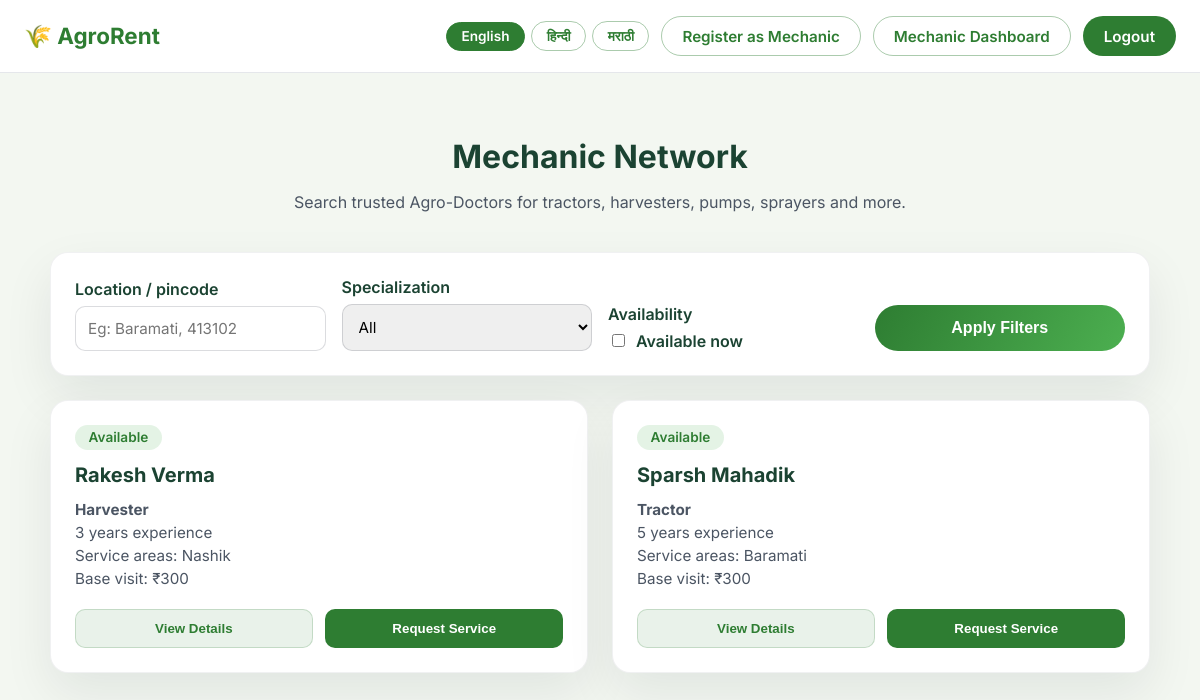
Screenshot of /mechanics (signed in) with the database file from the repository.
### tables this page shows
CREATE TABLE mechanics (
            id INTEGER PRIMARY KEY AUTOINCREMENT,
            user_id INTEGER,
            full_name TEXT NOT NULL,
            phone TEXT NOT NULL,
            email TEXT,
            experience_years INTEGER,
            specialization TEXT NOT NULL,
            service_locations TEXT NOT NULL,
            base_charge REAL NOT NULL,
            description TEXT,
            is_available INTEGER DEFAULT 1,
            created_at TIMESTAMP DEFAULT CURRENT_TIMESTAMP,
            updated_at TIMESTAMP DEFAULT CURRENT_TIMESTAMP,
            FOREIGN KEY (user_id) REFERENCES users(id)
        );

### app.py (the view)
@app.route('/mechanics')
def mechanics_list():
    search = request.args.get('q', '').strip()
    specialization = request.args.get('specialization', '').strip()
    available_only = request.args.get('available_only', '').strip().lower() in ('true', '1', 'on')
    query = 'SELECT * FROM mechanics WHERE 1=1'
    params = []
    if search:
        query += ' AND (LOWER(service_locations) LIKE ? OR LOWER(full_name) LIKE ?)'
        like_term = f'%{search.lower()}%'
        params.extend([like_term, like_term])
    if specialization and specialization in MECHANIC_SPECIALIZATIONS:
        query += ' AND specialization = ?'
        params.append(specialization)
    if available_only:
        query += ' AND is_available = 1'
    query += ' ORDER BY created_at DESC'
    conn = get_db()
    mechanics = conn.execute(query, params).fetchall()
    conn.close()
    return render_template(
        'mechanics_list.html',
        mechanics=mechanics,
        filters={
            'search': search,
            'specialization': specialization,
            'available_only': available_only
        },
        specializations=MECHANIC_SPECIALIZATIONS
    )

### app.py (called while the page is built)
def get_translations():
    if app.debug:
        return load_translations()
    return TRANSLATIONS

def _get_translation_value(lang, key_parts):
    translations = get_translations()
    data = translations.get(lang, {})
    for part in key_parts:
        if isinstance(data, dict):
            data = data.get(part)
        else:
            data = None
        if data is None:
            break
    if data is None and lang != DEFAULT_LOCALE:
        return _get_translation_value(DEFAULT_LOCALE, key_parts)
    return data

def translate_text(key, locale=None, default=None, **kwargs):
    if not key:
        return ''
    lang = locale or getattr(g, 'current_locale', None) or session.get('lang') or DEFAULT_LOCALE
    parts = key.split('.')
    value = _get_translation_value(lang, parts)
    if value is None:
        value = default if default is not None else _get_translation_value(DEFAULT_LOCALE, parts)
    if value is None:
        value = default if default is not None else key
    if isinstance(value, str) and kwargs:
        try:
            value = value.format(**kwargs)
        except KeyError:
            pass
    return value

@app.context_processor
def inject_translation_helpers():
    return {
        't': translate_text,
        'current_locale': getattr(g, 'current_locale', DEFAULT_LOCALE),
        'supported_languages': SUPPORTED_LANGUAGES,
        'language_names': LANGUAGE_NAMES
    }

def get_db():
    conn = sqlite3.connect(DATABASE)
    conn.row_factory = sqlite3.Row
    return conn

### templates/mechanics_list.html (shortened to what this page needs)
<!DOCTYPE html>
<html lang="{{ current_locale }}">
<head>
    <link rel="stylesheet" href="{{ url_for('static', filename='css/mechanics.css') }}">
</head>
<body>
    <div class="page-wrapper">
        <nav class="simple-nav">
            <div class="nav-container">
                <div class="nav-left">
                    <a href="{{ url_for('index') }}">🌾 {{ t('nav.brand') }}</a>
                </div>
                <div class="nav-actions">
                    <div class="language-switcher" aria-label="{{ t('language.change') }}">
                        {% for code in supported_languages %}
                        <a href="{{ url_for('set_language', lang_code=code) }}"
                           class="language-pill {% if current_locale == code %}active{% endif %}">
                            {{ language_names[code] }}
                        </a>
                        {% endfor %}
                    </div>
                    <a class="nav-link-btn secondary" href="{{ url_for('mechanic_register') }}">{{ t('nav.register_mechanic') }}</a>
                    {% if session.user_id %}
                    <a class="nav-link-btn secondary" href="{{ url_for('mechanic_dashboard') }}">{{ t('nav.mechanic_dashboard') }}</a>
                    <a class="nav-link-btn primary" href="{{ url_for('signout') }}">{{ t('nav.logout') }}</a>
                    {% else %}
                    <a class="nav-link-btn secondary" href="{{ url_for('signin') }}">{{ t('nav.sign_in') }}</a>
                    <a class="nav-link-btn primary" href="{{ url_for('signup') }}">{{ t('nav.sign_up') }}</a>
                    {% endif %}
                </div>
            </div>
        </nav>
        <section class="content-section">
            <div class="page-header">
                <h1>{{ t('mechanic.list.title') }}</h1>
                <p>{{ t('mechanic.list.subtitle') }}</p>
            </div>
            <div class="card filters-card">
                <form method="GET" action="{{ url_for('mechanics_list') }}">
                    <div class="form-group">
                        <label for="q">{{ t('mechanic.list.filters.location') }}</label>
                        <input type="text" id="q" name="q" placeholder="Eg: Baramati, 413102" value="{{ filters.search }}">
                    </div>
                    <div class="form-group">
                        <label for="specialization">{{ t('mechanic.list.filters.specialization') }}</label>
                        <select id="specialization" name="specialization">
                            <option value="">{{ t('mechanic.list.filters.all', default='All') }}</option>
                        </select>
                    </div>
                    <div class="form-group">
                        <label>{{ t('mechanic.list.filters.availability') }}</label>
                        <label class="availability-toggle" style="margin-top: 0;">
                            <input type="checkbox" name="available_only" {% if filters.available_only %}checked{% endif %} onchange="this.form.submit()">
                            {{ t('mechanic.list.filters.available_now') }}
                        </label>
                    </div>
                    <div>
                        <button type="submit" class="btn-submit" style="width: 100%;">{{ t('mechanic.list.filters.submit') }}</button>
                    </div>
                </form>
            </div>
            {% if mechanics %}
            <div class="mechanics-grid">
                {% for mechanic in mechanics %}
                <div class="card mechanic-card">
                    <div class="badge {% if mechanic['is_available'] %}available{% else %}unavailable{% endif %}">
                        {% if mechanic['is_available'] %}
                            {{ t('mechanic.list.card.available') }}
                        {% else %}
                            {{ t('mechanic.list.card.unavailable') }}
                        {% endif %}
                    </div>
                    <h3>{{ mechanic['full_name'] }}</h3>
                    <div class="mechanic-meta">
                        <strong>{{ t('mechanic.specializations.' + mechanic['specialization']|lower, default=mechanic['specialization']) }}</strong>
                        {% if mechanic['experience_years'] %}
                        <span>{{ t('mechanic.list.card.experience', years=mechanic['experience_years']) }}</span>
                        {% endif %}
                        <span>{{ t('mechanic.list.card.service_area', areas=mechanic['service_locations']) }}</span>
                        <span>{{ t('mechanic.list.card.base_visit', charge='{:,.0f}'.format(mechanic['base_charge'])) }}</span>
                    </div>
                    <div class="card-actions">
                        <button class="ghost-btn view-details-btn"
                            data-name="{{ mechanic['full_name'] }}"
                            data-specialization="{{ t('mechanic.specializations.' + mechanic['specialization']|lower, default=mechanic['specialization']) }}"
                            data-location-display="{{ t('mechanic.list.card.service_area', areas=mechanic['service_locations']) }}"
                            data-charge-display="{{ t('mechanic.list.card.base_visit', charge='{:,.0f}'.format(mechanic['base_charge'])) }}"
                            data-experience-text="{{ mechanic['experience_years'] and t('mechanic.list.card.experience', years=mechanic['experience_years']) or t('mechanic.list.details.experience_missing') }}"
                            data-description="{{ mechanic['description'] or t('mechanic.list.card.no_description', default='No bio shared yet.') }}">
                            {{ t('mechanic.list.buttons.view_details') }}
                        </button>
                        <button class="solid-btn request-service-btn"
                            data-mechanic-id="{{ mechanic['id'] }}"
                            data-mechanic-name="{{ mechanic['full_name'] }}">
                            {{ t('mechanic.list.buttons.request_service') }}
                        </button>
                    </div>
                </div>
                {% endfor %}
            </div>
            {% else %}
            <div class="empty-state">
                <h3>{{ t('mechanic.list.empty.title') }}</h3>
                <p>{{ t('mechanic.list.empty.subtitle') }}</p>
                <a href="{{ url_for('mechanic_register') }}">{{ t('mechanic.list.empty.cta') }}</a>
            </div>
            {% endif %}
        </section>
    </div>
</body>
</html>

### static/css/mechanics.css (style rules this page uses)
:root { --agro-green: #2e7d32; --agro-green-light: #4caf50; --agro-cream: #f3f7f1; --agro-dark: #1b4332; }
body { font-family: 'Inter', 'Segoe UI', Tahoma, Geneva, Verdana, sans-serif; margin: 0; color: #1f2933; background: var(--agro-cream); }
.page-wrapper { min-height: 100vh; display: flex; flex-direction: column; }
nav.simple-nav { background: white; border-bottom: 1px solid #e5e7eb; position: sticky; top: 0; z-index: 10; }
.simple-nav .nav-container { max-width: 1200px; margin: 0 auto; padding: 1rem 1.5rem; display: flex; align-items: center; justify-content: space-between; }
.simple-nav .nav-left a { font-weight: 700; font-size: 1.4rem; color: var(--agro-green); text-decoration: none; }
.simple-nav .nav-actions { display: flex; align-items: center; gap: 0.75rem; }
.nav-link-btn { padding: 0.6rem 1.25rem; border-radius: 999px; text-decoration: none; font-weight: 600; font-size: 0.95rem; border: 1px solid transparent; transition: all 0.2s ease; }
.nav-link-btn.primary { background: var(--agro-green); color: #fff; }
.nav-link-btn.secondary { border-color: rgba(46, 125, 50, 0.4); color: var(--agro-green); background: transparent; }
.language-switcher { display: flex; align-items: center; gap: 0.4rem; flex-wrap: wrap; }
.language-pill { padding: 0.35rem 0.9rem; border-radius: 999px; border: 1px solid rgba(46, 125, 50, 0.4); color: var(--agro-green); text-decoration: none; font-weight: 600; font-size: 0.85rem; transition: all 0.2s ease; }
.language-pill.active, .language-pill:hover { background: var(--agro-green); color: #fff; border-color: var(--agro-green); }
.content-section { max-width: 1100px; margin: 2rem auto; padding: 0 1.5rem 3rem; width: 100%; }
.page-header { text-align: center; margin: 2rem 0 2.5rem; }
.page-header h1 { font-size: 2rem; color: var(--agro-dark); margin-bottom: 0.5rem; }
.page-header p { color: #4b5563; font-size: 1rem; }
.card { background: #fff; border-radius: 18px; padding: 1.5rem; box-shadow: 0 20px 50px rgba(15, 23, 42, 0.08); border: 1px solid rgba(15, 23, 42, 0.06); }
.form-group { display: flex; flex-direction: column; gap: 0.4rem; }
.form-group label { font-weight: 600; color: var(--agro-dark); }
.form-group input, .form-group select, .form-group textarea { border: 1px solid rgba(15, 23, 42, 0.15); border-radius: 10px; padding: 0.75rem; font-size: 0.95rem; font-family: inherit; transition: border-color 0.2s ease, box-shadow 0.2s ease; }
.availability-toggle { display: flex; align-items: center; gap: 0.5rem; margin-top: 0.5rem; font-weight: 600; color: var(--agro-dark); }
.btn-submit { margin-top: 1.5rem; padding: 0.85rem 1.5rem; background: linear-gradient(120deg, var(--agro-green), var(--agro-green-light)); color: #fff; border: none; border-radius: 999px; font-size: 1rem; font-weight: 600; cursor: pointer; transition: transform 0.2s ease, box-shadow 0.2s ease; }
.filters-card { display: flex; flex-direction: column; gap: 1rem; margin-bottom: 1.5rem; }
.filters-card form { display: grid; grid-template-columns: repeat(auto-fit, minmax(200px, 1fr)); gap: 1rem; align-items: end; }
.mechanics-grid { display: grid; grid-template-columns: repeat(auto-fit, minmax(280px, 1fr)); gap: 1.5rem; }
.mechanic-card { display: flex; flex-direction: column; gap: 0.8rem; }
.mechanic-card h3 { margin: 0; color: var(--agro-dark); font-size: 1.25rem; }
.mechanic-meta { display: flex; flex-direction: column; gap: 0.25rem; color: #4b5563; font-size: 0.95rem; }
.badge { align-self: flex-start; padding: 0.3rem 0.85rem; border-radius: 999px; font-size: 0.85rem; font-weight: 600; }
.badge.available { background: rgba(76, 175, 80, 0.15); color: var(--agro-green); }
.card-actions { display: flex; flex-wrap: wrap; gap: 0.8rem; margin-top: 0.5rem; }
.ghost-btn, .solid-btn { flex: 1; min-width: 120px; text-align: center; border-radius: 10px; padding: 0.7rem; font-weight: 600; border: 1px solid transparent; cursor: pointer; transition: transform 0.2s ease, box-shadow 0.2s ease; }
.ghost-btn { background: rgba(46, 125, 50, 0.1); color: var(--agro-green); border-color: rgba(46, 125, 50, 0.2); }
.solid-btn { background: var(--agro-green); color: #fff; }

### rows the page displays
mechanics: t "Available", full_name "Rakesh Verma", specialization "Harvester", experience_years "3 years experience", service_locations "Service areas: Nashik", base_charge "Base visit: ₹300", t "View Details", t "Request Service"
mechanics: t "Available", full_name "Sparsh Mahadik", specialization "Tractor", experience_years "5 years experience", service_locations "Service areas: Baramati", base_charge "Base visit: ₹300", t "View Details", t "Request Service"

### other values shown
{{ t('nav.brand') }} "AgroRent"
{{ language_names[code] }} "English" "हिन्दी" "मराठी"
{{ t('nav.register_mechanic') }} "Register as Mechanic"
{{ t('nav.mechanic_dashboard') }} "Mechanic Dashboard"
{{ t('nav.logout') }} "Logout"
{{ t('mechanic.list.title') }} "Mechanic Network"
{{ t('mechanic.list.subtitle') }} "Search trusted Agro-Doctors for tractors, harvesters, pumps, sprayers and more."
{{ t('mechanic.list.filters.location') }} "Location / pincode"
{{ t('mechanic.list.filters.specialization') }} "Specialization"
{{ t('mechanic.list.filters.availability') }} "Availability"
{{ t('mechanic.list.filters.available_now') }} "Available now"
{{ t('mechanic.list.filters.submit') }} "Apply Filters"
form field specialization "All"
